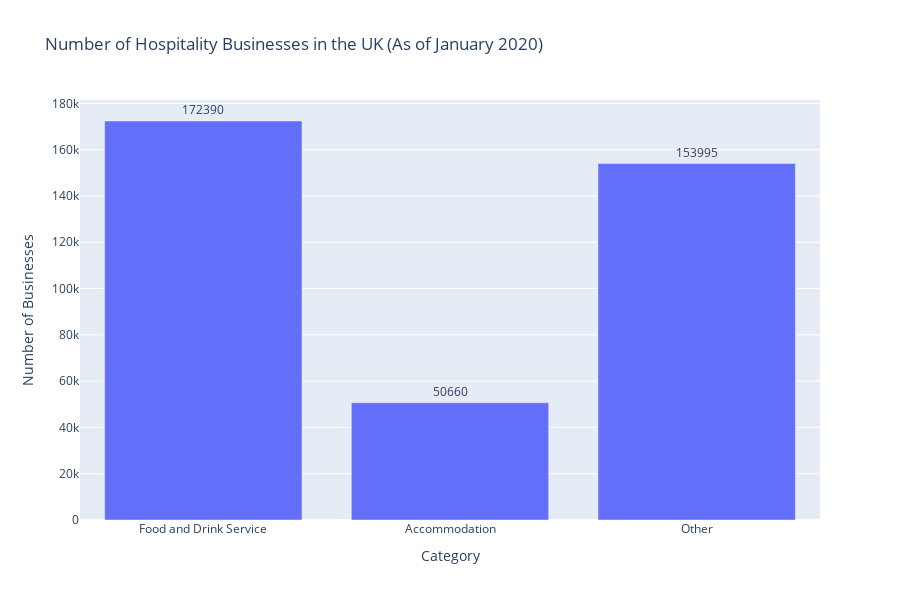
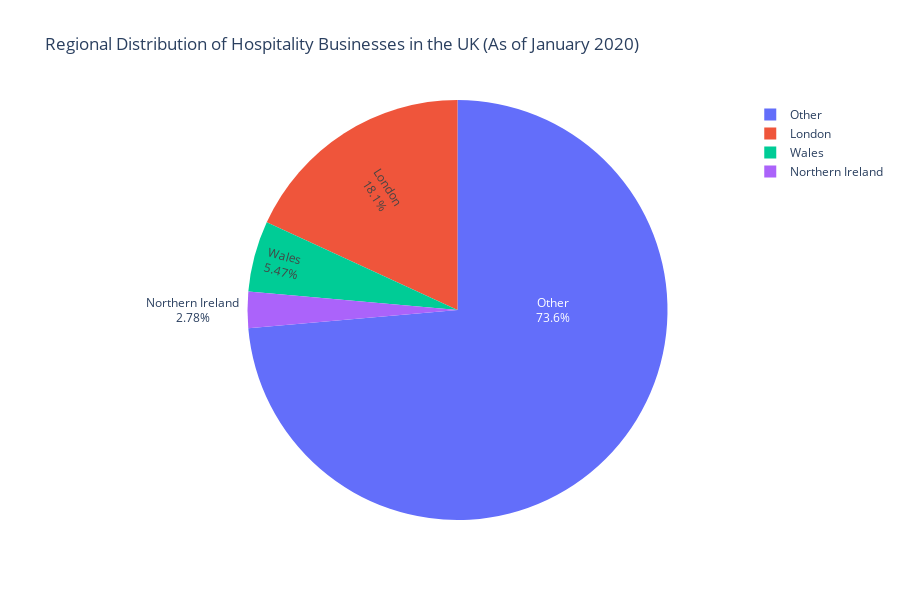
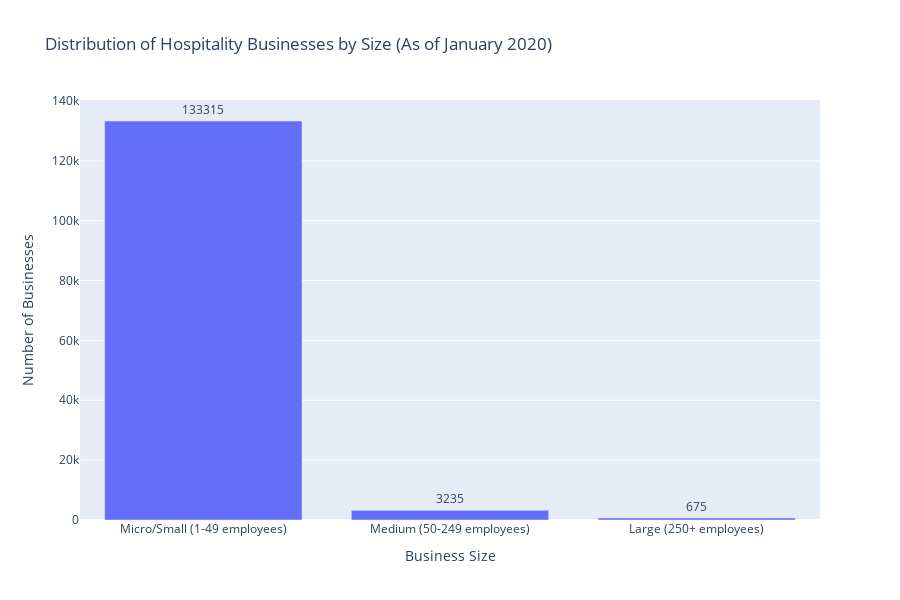

Here is the notebook cell these charts were saved with, in order:
### Markdown cell above
<b>Insights:</b>
<ol>
    <li>
        <b>Number of Hospitality Businesses by Category:</b>
        <p>The bar chart reveals that the "Food and Drink Service" category dominates the hospitality sector in the UK, accounting for approximately 172,390 businesses. "Accommodation" establishments follow with around 50,660 businesses, while the "Other" category represents approximately 153,995 businesses. This distribution underscores the significant presence of food and drink service businesses in the hospitality industry, indicating the crucial role they play in the sector's overall landscape.</p>
    </li>
    <li>
        <b>Regional Distribution of Hospitality Businesses:</b>
        <p>The pie chart illustrates the regional distribution of hospitality businesses in the UK. London stands out as the region with the highest concentration of businesses, comprising around 40,816 establishments. Wales and Scotland hold notable portions of the sector, with approximately 12,300 and 18,000 businesses, respectively. Northern Ireland has a relatively smaller number of establishments at approximately 6,250. This distribution suggests that London, Wales, and Scotland are key regions driving the hospitality industry's growth and development.</p>
    </li>
    <li>
        <b>Distribution of Hospitality Businesses by Size:</b>
        <p>The bar chart showcases the distribution of hospitality businesses based on their sizes. The majority of establishments fall under the "Micro/Small" category, with around 133,315 businesses, followed by "Medium" with approximately 3,235 businesses, and "Large" with 675 businesses. This distribution underscores the prevalence of small and medium-sized enterprises (SMEs) in the hospitality sector, aligning with broader trends in the economy. SMEs play a critical role in the industry and contribute significantly to its overall dynamism and diversity.</p>
    </li>
</ol>
<p>These insights provide a comprehensive overview of the pre-pandemic state of the hospitality sector in the UK. They highlight the dominance of food and drink service businesses, the regional concentration of hospitality establishments, and the prevalence of SMEs in driving the industry's vibrancy. Understanding these patterns is essential for formulating targeted strategies to support and bolster the hospitality industry's growth and resilience in the UK.</p>

### Code cell
import plotly.graph_objects as go

# Data for businesses
categories = ["Food and Drink Service", "Accommodation", "Other"]
num_businesses = [172390, 50660, 153995]  # Number of businesses

# Create a bar chart for the number of businesses by category
fig1 = go.Figure(go.Bar(
    x=categories,
    y=num_businesses,
    text=num_businesses,
    textposition='outside',
))

fig1.update_layout(
    title="Number of Hospitality Businesses in the UK (As of January 2020)",
    xaxis_title="Category",
    yaxis_title="Number of Businesses",
    height=600,  # Set the height to 600 pixels
)

# Data for regional distribution of businesses
regions = ["London", "Wales", "Northern Ireland", "Other"]
businesses_by_region = [40816, 12300, 6250, 165679]  # Number of businesses

# Create a pie chart for the regional distribution of businesses
fig2 = go.Figure(go.Pie(
    labels=regions,
    values=businesses_by_region,
    textinfo='label+percent',
    insidetextorientation='radial'
))

fig2.update_layout(
    title="Regional Distribution of Hospitality Businesses in the UK (As of January 2020)",
    height=600,  # Set the height to 600 pixels
)

# Data for business size distribution
size_categories = ["Micro/Small (1-49 employees)", "Medium (50-249 employees)", "Large (250+ employees)"]
businesses_by_size = [133315, 3235, 675]  # Number of businesses

# Create a bar chart for the distribution of businesses by size
fig3 = go.Figure(go.Bar(
    x=size_categories,
    y=businesses_by_size,
    text=businesses_by_size,
    textposition='outside',
))

fig3.update_layout(
    title="Distribution of Hospitality Businesses by Size (As of January 2020)",
    xaxis_title="Business Size",
    yaxis_title="Number of Businesses",
    height=600,  # Set the height to 600 pixels
)

# Show the graphs
fig1.show()
fig2.show()
fig3.show()

### Figure 1 — Plotly figure (JSON) as saved in the notebook; plotly's stock layout.template omitted (floating-point values rounded to 4 significant figures)
{"data": [{"text": ["172390", "50660", "153995"], "textposition": "outside", "type": "bar", "x": ["Food and Drink Service", "Accommodation", "Other"], "y": [172390, 50660, 153995]}], "layout": {"height": 600, "title": {"text": "Number of Hospitality Businesses in the UK (As of January 2020)"}, "xaxis": {"title": {"text": "Category"}}, "yaxis": {"title": {"text": "Number of Businesses"}}}}

### Figure 2 — Plotly figure (JSON) as saved in the notebook; plotly's stock layout.template omitted (floating-point values rounded to 4 significant figures)
{"data": [{"insidetextorientation": "radial", "labels": ["London", "Wales", "Northern Ireland", "Other"], "textinfo": "label+percent", "type": "pie", "values": [40816, 12300, 6250, 165679]}], "layout": {"height": 600, "title": {"text": "Regional Distribution of Hospitality Businesses in the UK (As of January 2020)"}}}

### Figure 3 — Plotly figure (JSON) as saved in the notebook; plotly's stock layout.template omitted (floating-point values rounded to 4 significant figures)
{"data": [{"text": ["133315", "3235", "675"], "textposition": "outside", "type": "bar", "x": ["Micro/Small (1-49 employees)", "Medium (50-249 employees)", "Large (250+ employees)"], "y": [133315, 3235, 675]}], "layout": {"height": 600, "title": {"text": "Distribution of Hospitality Businesses by Size (As of January 2020)"}, "xaxis": {"title": {"text": "Business Size"}}, "yaxis": {"title": {"text": "Number of Businesses"}}}}
